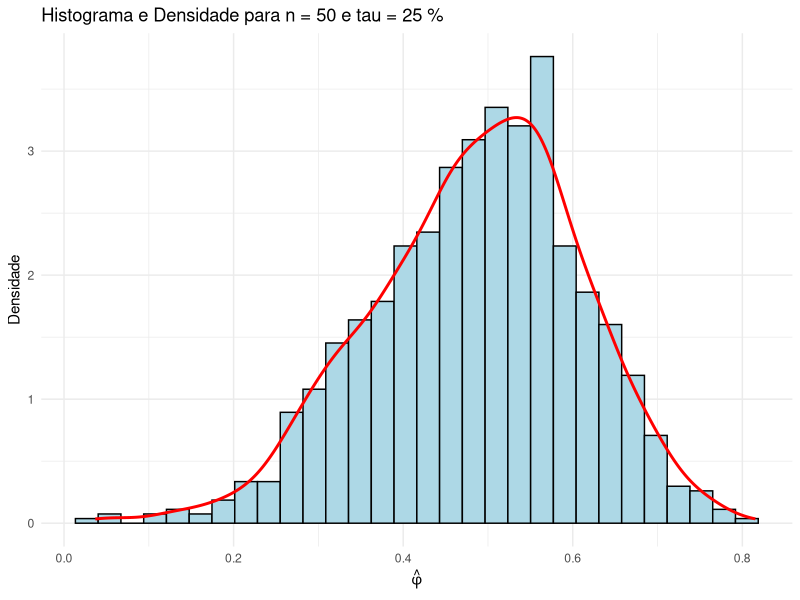
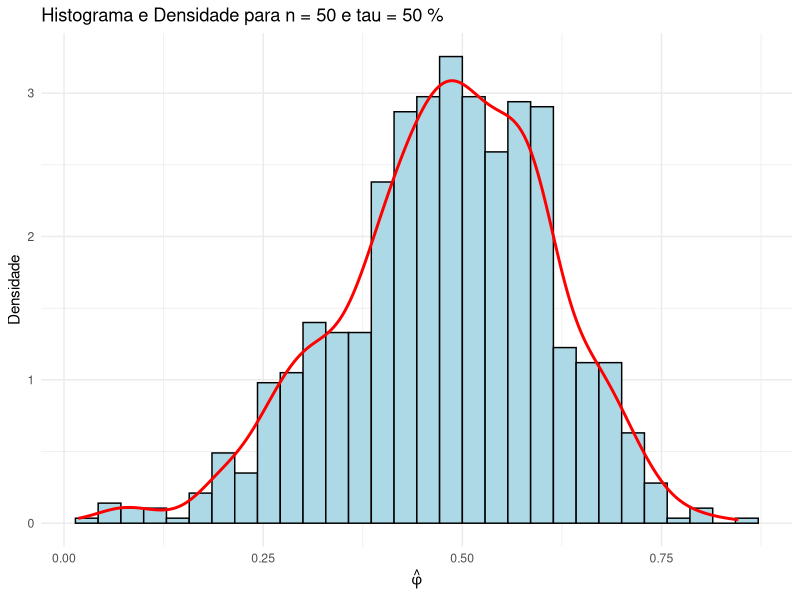
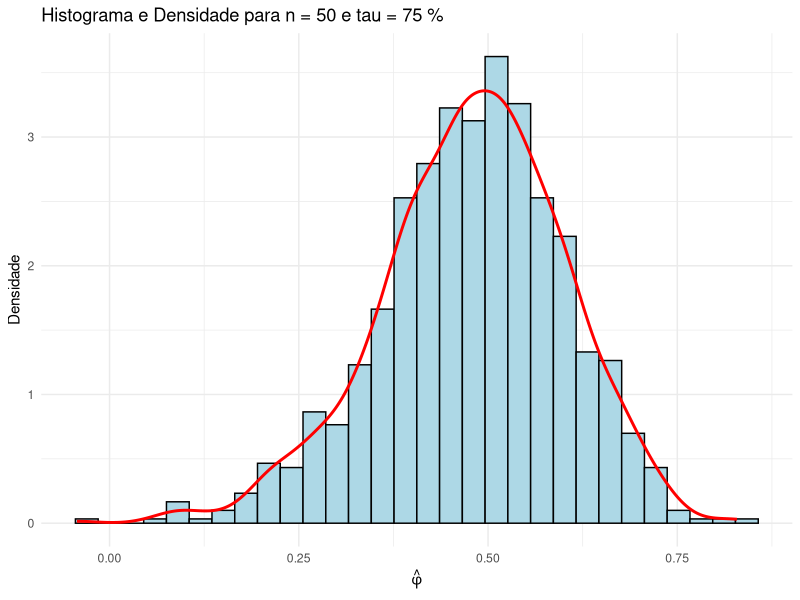
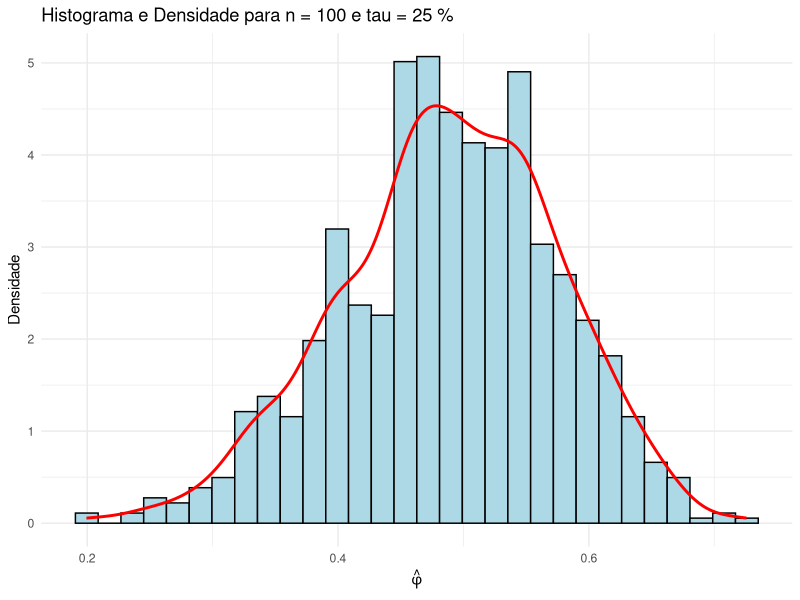
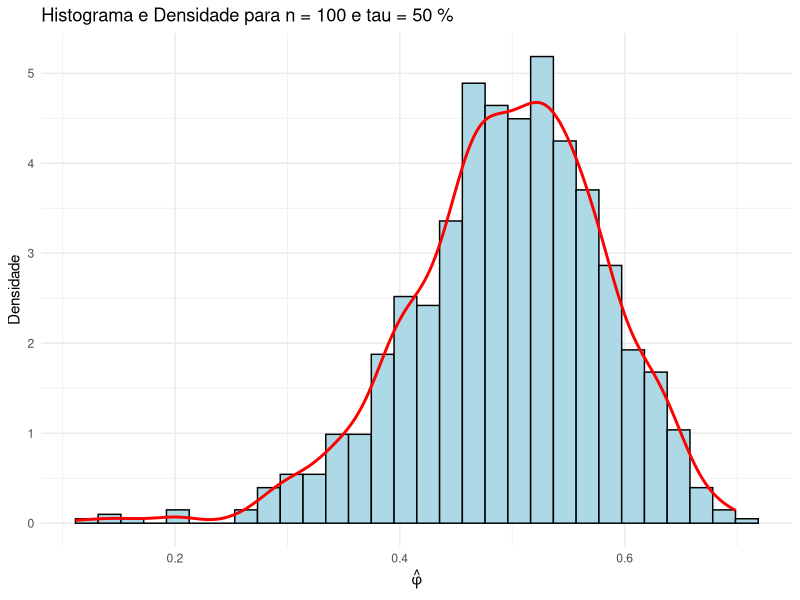
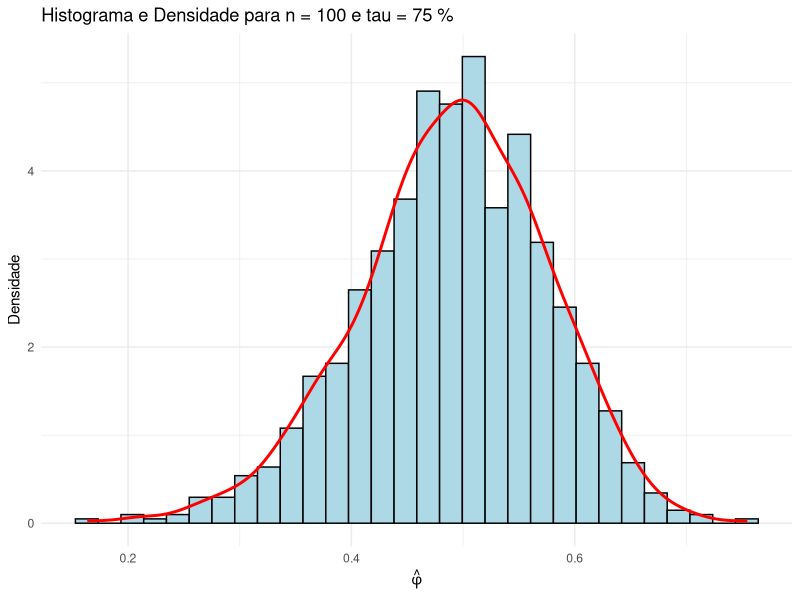
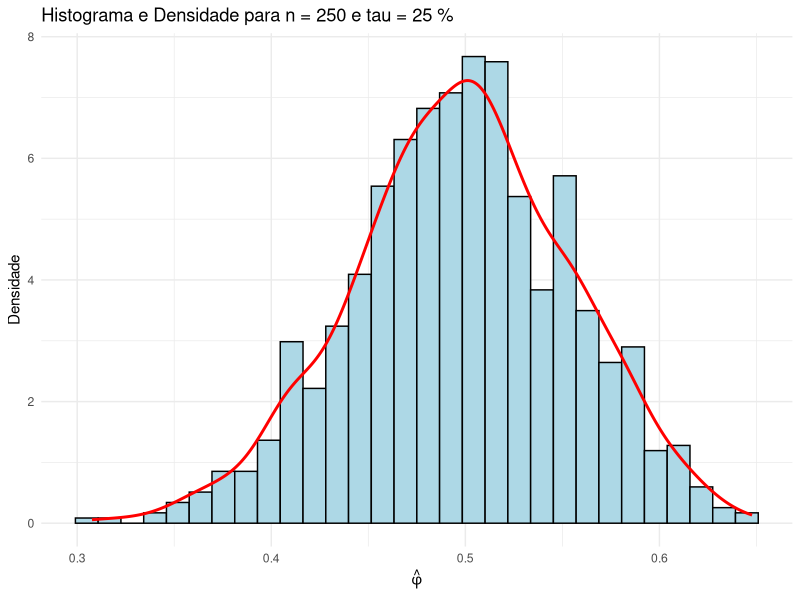
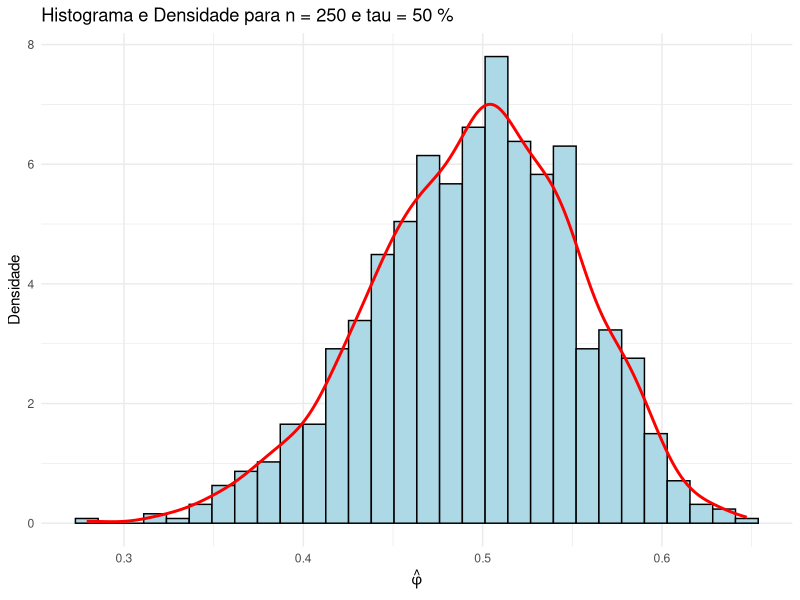

Source code (R) for these figures, in order:
# Carregar a biblioteca necessária
library(stats)
library(ggplot2)  # Para gráficos mais avançados

# Definir a função para criar a série temporal AR(1) combinada
fn_cria_ar_colado <- function(n, tau, phi) {
  # Gerar duas séries AR(1) com o mesmo phi
  X_t <- arima.sim(model = list(ar = phi), n = n)
  Y_t <- arima.sim(model = list(ar = phi), n = n)
  
  # Selecionar segmentos de cada série
  X_segmento <- X_t[1:tau]
  Y_segmento <- Y_t[1:(n - tau)]
  
  # Combinar os segmentos para criar Z_t
  Z_t <- c(X_segmento, Y_segmento)
  
  return(Z_t)
}

# Estimador para phi usando o método de MLE
estimate_phi_combined <- function(Z_t, tau) {
  # Dividir Z_t em segmentos X_t e Y_t
  X_segment <- Z_t[1:tau]                 # X_t
  Y_segment <- Z_t[(tau + 1):length(Z_t)] # Y_{t - \tau}
  
  # Calcular o numerador e o denominador do estimador
  numerator <- sum(head(X_segment, -1) * tail(X_segment, -1)) + 
    sum(head(Y_segment, -1) * tail(Y_segment, -1))
  denominator <- sum(head(X_segment, -1)^2) + sum(head(Y_segment, -1)^2)
  
  # Calcular phi_hat
  phi_hat <- numerator / denominator
  
  return(phi_hat)
}

# Função de simulação de Monte Carlo
monte_carlo_simulation <- function(n, tau, phi, n_simulations) {
  phi_hats <- numeric(n_simulations)
  
  for (i in 1:n_simulations) {
    Z_t <- fn_cria_ar_colado(n, tau, phi)
    phi_hats[i] <- estimate_phi_combined(Z_t, tau)
  }
  
  # Cálculo das estatísticas
  phi_mean <- mean(phi_hats)
  phi_bias <- phi_mean - phi        # Viés em relação ao verdadeiro phi
  phi_variance <- var(phi_hats)
  
  return(list(
    phi_estimates = phi_hats,
    phi_mean = phi_mean,
    phi_bias = phi_bias,
    phi_variance = phi_variance
  ))
}

# Função para gerar o histograma e o gráfico de densidade
generate_phi_plot <- function(phi_estimates, n, tau_factor) {
  # Definir o nome da combinação de n e tau
  plot_title <- paste("Histograma e Densidade para n =", n, "e tau =", tau_factor * 100, "%")
  
  # Criar o histograma e gráfico de densidade
  p <- ggplot(data.frame(phi_hat = phi_estimates), aes(x = phi_hat)) +
    geom_histogram(aes(y = ..density..), bins = 30, fill = "lightblue", color = "black") +
    geom_density(color = "red", size = 1) +
    labs(title = plot_title, x = expression(hat(phi)), y = "Densidade") +
    theme_minimal()
  
  # Exibir o gráfico
  print(p)
}

# Parâmetros para a simulação
phi <- 0.5           # Coeficiente AR(1) verdadeiro para ambas as séries
n_simulations <- 1000  # Número de simulações de Monte Carlo

# Valores de n e tau
n_values <- c(50, 100, 250, 500, 1000, 5000, 10000)
tau_factors <- c(0.25, 0.5, 0.75)

# Tabela para armazenar os resultados
results <- data.frame(
  n = integer(),
  tau_factor = numeric(),
  phi_mean = numeric(),
  phi_bias = numeric(),
  phi_variance = numeric()
)

# Executar a simulação para diferentes valores de n e tau
for (n in n_values) {
  for (tau_factor in tau_factors) {
    tau <- round(tau_factor * n)  # Calcular tau com base no fator
    
    # Executar a simulação de Monte Carlo
    simulation_results <- monte_carlo_simulation(n, tau, phi, n_simulations)
    
    # Armazenar os resultados
    results <- rbind(results, data.frame(
      n = n,
      tau_factor = tau_factor,
      phi_mean = simulation_results$phi_mean,
      phi_bias = simulation_results$phi_bias,
      phi_variance = simulation_results$phi_variance
    ))
    
    # Gerar e exibir o gráfico de histograma e densidade
    generate_phi_plot(simulation_results$phi_estimates, n, tau_factor)
  }
}

# Exibir a tabela de resultados
write.csv2(results, 'resultados_mle_sim.csv') 



